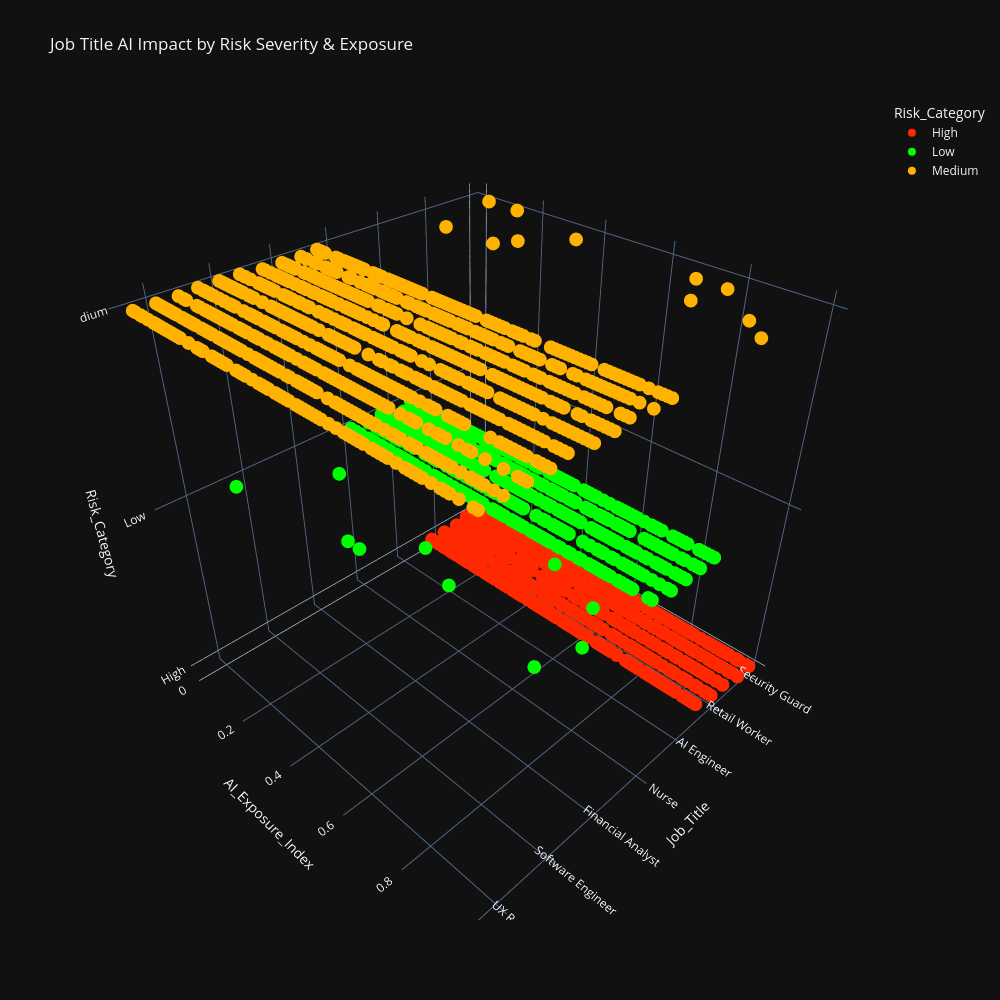

Write notebook code for a chart like this one.
### Markdown cell above
## To being Exploratory Data Analaysis (EDA), I simply create a color map as a dictionary which I then reference in a 3D scatter plot using Plotly. Here, I prioritized visualizing job title against risk categories which are also color-coded by the same risk catergories. This visualization allows me to see which job titles are at risk of AI automation impacting them.

### Code cell
# Performing Exploratory Data Analysis (EDA):
severity_mapping = {"High": "#FF2800", "Medium": "#FFB300", "Low": "#00FF00"}

fig1 = px.scatter_3d(data_frame=df, x='Job_Title', y='AI_Exposure_Index', z='Risk_Category', color="Risk_Category", color_discrete_map=severity_mapping, template='plotly_dark', title='Job Title AI Impact by Risk Severity & Exposure', width=1000, height= 1000)
fig1

### Figure 1 — Plotly figure (JSON) as saved in the notebook; plotly's stock layout.template omitted (floating-point values rounded to 4 significant figures; data arrays with more than 128 entries replaced by an {"elided": "..."} marker saying what was removed)
{"data": [{"hovertemplate": "Risk_Category=%{z}<br>Job_Title=%{x}<br>AI_Exposure_Index=%{y}<extra></extra>", "legendgroup": "High", "marker": {"color": "#FF2800", "symbol": "circle"}, "mode": "markers", "name": "High", "scene": "scene", "showlegend": true, "type": "scatter3d", "x": {"elided": "740 str values"}, "y": {"elided": "740 float values"}, "z": {"elided": "740 str values"}}, {"hovertemplate": "Risk_Category=%{z}<br>Job_Title=%{x}<br>AI_Exposure_Index=%{y}<extra></extra>", "legendgroup": "Low", "marker": {"color": "#00FF00", "symbol": "circle"}, "mode": "markers", "name": "Low", "scene": "scene", "showlegend": true, "type": "scatter3d", "x": {"elided": "739 str values"}, "y": {"elided": "739 float values"}, "z": {"elided": "739 str values"}}, {"hovertemplate": "Risk_Category=%{z}<br>Job_Title=%{x}<br>AI_Exposure_Index=%{y}<extra></extra>", "legendgroup": "Medium", "marker": {"color": "#FFB300", "symbol": "circle"}, "mode": "markers", "name": "Medium", "scene": "scene", "showlegend": true, "type": "scatter3d", "x": {"elided": "1521 str values"}, "y": {"elided": "1521 float values"}, "z": {"elided": "1521 str values"}}], "layout": {"height": 1000, "legend": {"title": {"text": "Risk_Category"}, "tracegroupgap": 0}, "scene": {"domain": {"x": [0, 1], "y": [0, 1]}, "xaxis": {"title": {"text": "Job_Title"}}, "yaxis": {"title": {"text": "AI_Exposure_Index"}}, "zaxis": {"categoryarray": ["High", "Low", "Medium"], "categoryorder": "array", "title": {"text": "Risk_Category"}}}, "title": {"text": "Job Title AI Impact by Risk Severity & Exposure"}, "width": 1000}}
